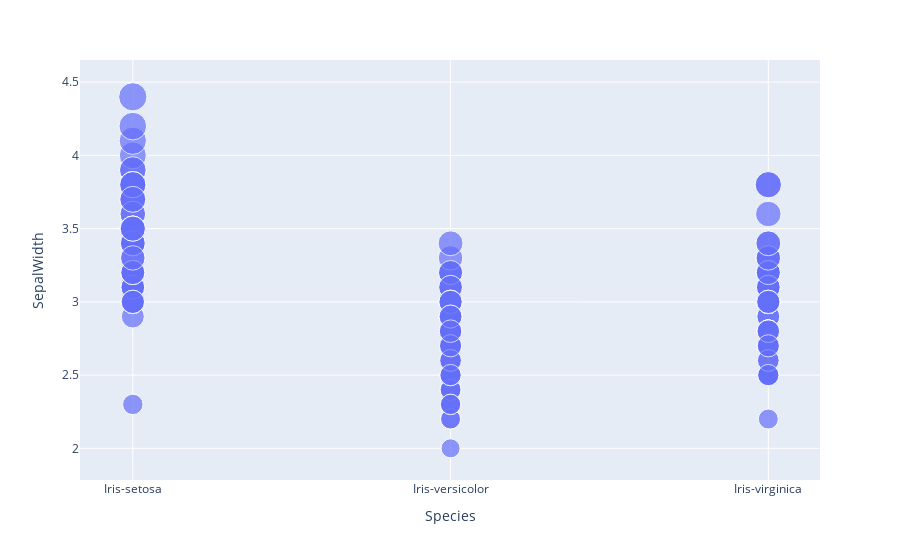

Source (notebook cell):
### Code cell
px.scatter(iris_data, x='Species', y='SepalWidth', size='SepalWidth')

### Figure 1 — Plotly figure (JSON) as saved in the notebook; plotly's stock layout.template omitted (floating-point values rounded to 4 significant figures; data arrays with more than 128 entries replaced by an {"elided": "..."} marker saying what was removed)
{"data": [{"hovertemplate": "Species=%{x}<br>SepalWidth=%{marker.size}<extra></extra>", "legendgroup": "", "marker": {"color": "#636efa", "size": {"elided": "150 float values"}, "sizemode": "area", "sizeref": 0.011, "symbol": "circle"}, "mode": "markers", "name": "", "orientation": "v", "showlegend": false, "type": "scatter", "x": {"elided": "150 str values"}, "xaxis": "x", "y": {"elided": "150 float values"}, "yaxis": "y"}], "layout": {"legend": {"itemsizing": "constant", "tracegroupgap": 0}, "margin": {"t": 60}, "xaxis": {"anchor": "y", "domain": [0, 1], "title": {"text": "Species"}}, "yaxis": {"anchor": "x", "domain": [0, 1], "title": {"text": "SepalWidth"}}}}
